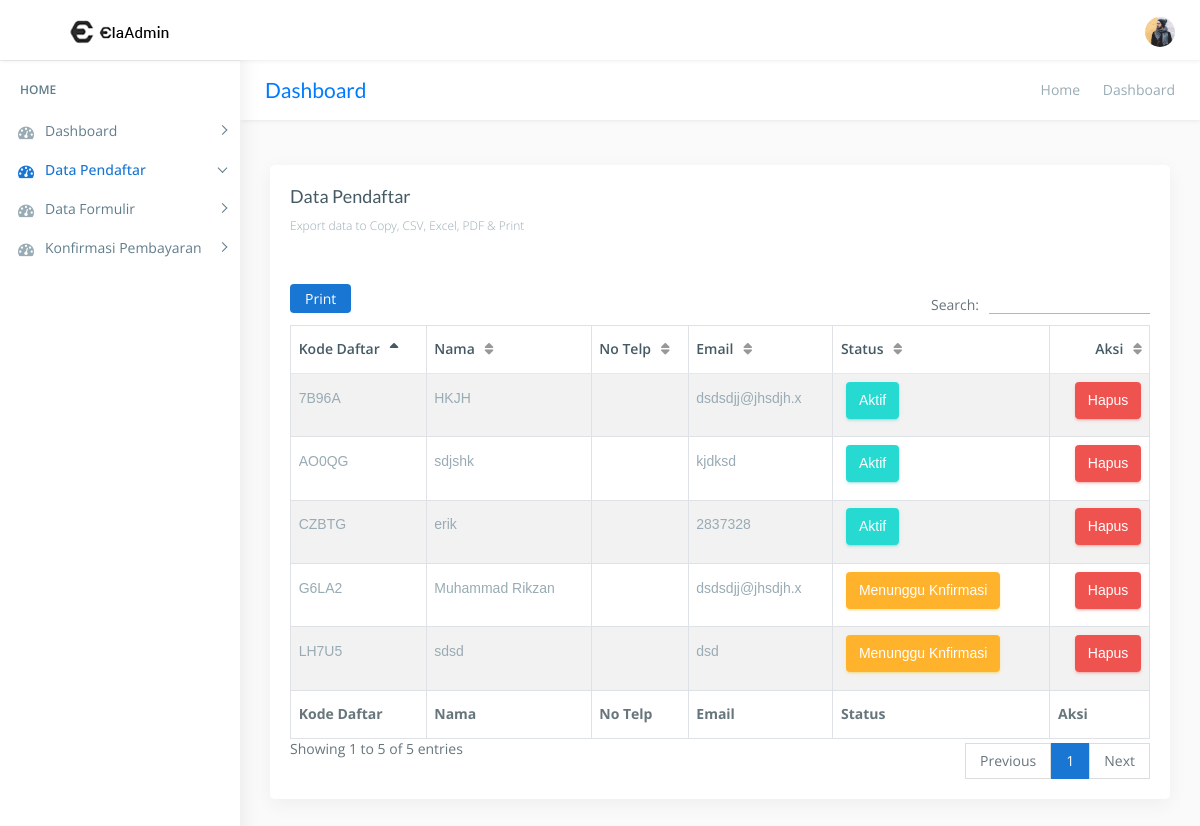
Page /admin/data-pendaftar.php (signed in) on the committed database.
### tables this page shows
CREATE TABLE `tb_pendaftar` (
  `id_pendaftar` int(11) NOT NULL,
  `kode_daftar` varchar(16) NOT NULL,
  `nama` varchar(255) NOT NULL,
  `no_telp` varchar(15) NOT NULL,
  `email` varchar(255) NOT NULL,
  `tanggal_daftar` datetime NOT NULL,
  `status` int(1) NOT NULL DEFAULT '0',
  `bukti_bayar` text NOT NULL
);

### admin/data-pendaftar.php (the view, shortened to what this page needs)
<?php
include'../koneksi.php';
?>
<!DOCTYPE html>
<html lang="en">
<head>
    <link href="css/lib/bootstrap/bootstrap.min.css" rel="stylesheet">
    <link href="css/lib/calendar2/semantic.ui.min.css" rel="stylesheet">
    <link href="css/lib/calendar2/pignose.calendar.min.css" rel="stylesheet">
    <link href="css/lib/owl.carousel.min.css" rel="stylesheet" />
    <link href="css/lib/owl.theme.default.min.css" rel="stylesheet" />
    <link href="css/helper.css" rel="stylesheet">
    <link href="css/style.css" rel="stylesheet">
</head>
<body class="fix-header fix-sidebar">
    <div id="main-wrapper">
        <div class="header">
            <nav class="navbar top-navbar navbar-expand-md navbar-light">
                <div class="navbar-header">
                    <a class="navbar-brand" href="index.php">
                        <b><img src="images/logo.png" alt="homepage" class="dark-logo" /></b>
                        <span><img src="images/logo-text.png" alt="homepage" class="dark-logo" /></span>
                    </a>
                </div>
                <div class="navbar-collapse">
                    <ul class="navbar-nav mr-auto mt-md-0">
                        <li class="nav-item m-l-10"> <a class="nav-link sidebartoggler hidden-sm-down text-muted  " href="javascript:void(0)"><i class="ti-menu"></i></a> </li>
                    </ul>
                    <ul class="navbar-nav my-lg-0">
                        <li class="nav-item hidden-sm-down search-box"> <a class="nav-link hidden-sm-down text-muted  " href="javascript:void(0)"><i class="ti-search"></i></a>
                        </li>
                        <li class="nav-item dropdown">
                            <a class="nav-link dropdown-toggle text-muted  " href="#" data-toggle="dropdown" aria-haspopup="true" aria-expanded="false"><img src="images/users/5.jpg" alt="user" class="profile-pic" /></a>
                        </li>
                    </ul>
                </div>
            </nav>
        </div>
        <div class="left-sidebar">
            <div class="scroll-sidebar">
                <nav class="sidebar-nav">
                    <ul id="sidebarnav">
                        <li class="nav-devider"></li>
                        <li class="nav-label">Home</li>
                        <li> <a class="has-arrow  " href="index.php" aria-expanded="false"><i class="fa fa-tachometer"></i><span class="hide-menu">Dashboard </span></a>
                        </li>
                        <li> <a class="has-arrow  " href="data-pendaftar.php" aria-expanded="false"><i class="fa fa-tachometer"></i><span class="hide-menu">Data Pendaftar </span></a>
                        </li>
                        <li> <a class="has-arrow  " href="data-formulir.php" aria-expanded="false"><i class="fa fa-tachometer"></i><span class="hide-menu">Data Formulir </span></a>
                        </li>
                        <li> <a class="has-arrow  " href="konfirmasi-pembayaran.php" aria-expanded="false"><i class="fa fa-tachometer"></i><span class="hide-menu">Konfirmasi Pembayaran </span></a>
                        </li>
                    </ul>
                </nav>
            </div>
        </div>
        <div class="page-wrapper">
            <div class="row page-titles">
                <div class="col-md-5 align-self-center">
                    <h3 class="text-primary">Dashboard</h3> </div>
                <div class="col-md-7 align-self-center">
                    <ol class="breadcrumb">
                        <li class="breadcrumb-item"><a href="javascript:void(0)">Home</a></li>
                        <li class="breadcrumb-item active">Dashboard</li>
                    </ol>
                </div>
            </div>
            <div class="container-fluid">
                <div class="row">
                    <div class="col-12">
                        <div class="card">
                            <div class="card-body">
                                <?php
                                    $select= mysqli_query($koneksi,"SELECT * FROM tb_pendaftar");
                                ?>
                                <h4 class="card-title">Data Pendaftar</h4>
                                <h6 class="card-subtitle">Export data to Copy, CSV, Excel, PDF & Print</h6>
                                <div class="table-responsive m-t-40">
                                    <table id="example23" class="display nowrap table table-hover table-striped table-bordered" cellspacing="0" width="100%">
                                        <thead>
                                            <tr>
                                                <th>Kode Daftar</th>
                                                <th>Nama</th>
                                                <th>No Telp</th>
                                                <th>Email</th>
                                                <th>Status</th>
                                                <th>Aksi</th>
                                            </tr>
                                        </thead>
                                        <tfoot>
                                            <tr>
                                                <th>Kode Daftar</th>
                                                <th>Nama</th>
                                                <th>No Telp</th>
                                                <th>Email</th>
                                                <th>Status</th>
                                                <th>Aksi</th>
                                            </tr>
                                        </tfoot>
                                        <tbody>
                                            <?php
                                            if(mysqli_num_rows($select)>0)
                                            {
                                                while ($data= mysqli_fetch_array($select) )
                                                {
                                                ?>
                                                    <tr>
                                                        <td><?php echo $data['kode_daftar']; ?></td>
                                                        <td><?php echo $data['nama']; ?></td>
                                                        <td><?php echo $data['no_telp']; ?></td>
                                                        <td><?php echo $data['email']; ?></td>
                                                        <td><?php
                                                            if($data['status']==0)
                                                            {
                                                                ?><button type="button" id="<?php echo $data['kode_daftar']; ?>" class="btn btn-default m-b-10 m-l-5">Belum Aktif</button><?php
                                                            }else if($data['status']==1)
                                                            {
                                                                ?><button type="button" id="<?php echo $data['kode_daftar']; ?>" class="btn btn-warning m-b-10 m-l-5">Menunggu Knfirmasi</button><?php
                                                            }else{
                                                                ?><button type="button" id="<?php echo $data['kode_daftar']; ?>" class="btn btn-success m-b-10 m-l-5">Aktif</button><?php
                                                            }
                                                        ?></td>
                                                        <td><button  onclick="hapus('<?php echo $data['kode_daftar']; ?>')" class="btn btn-danger m-b-10 m-l-5 hapus">Hapus</button></td>
                                                    </tr>
                                                <?php
                                                }
                                            }else{
                                            ?>
                                                <td colspan="5">Data tidak ada</td>
                                            <?php
                                            }
                                            ?>
                                        </tbody>
                                    </table>
                                </div>
                            </div>
                        </div>
                    </div>
                </div>
            </div>
        </div>
    </div>
</body>
</html>

### admin/css/helper.css (style rules this page uses)
.m-t-40 { margin-top: 40px!important; }
.m-b-10 { margin-bottom: 10px!important; }
.m-l-5 { margin-left: 5px!important; }
.m-l-10 { margin-left: 10px!important; }

### rows in the picture
tb_pendaftar: kode_daftar "AO0QG", nama "sdjshk", email "kjdksd"
tb_pendaftar: kode_daftar "CZBTG", nama "erik", email "2837328"
tb_pendaftar: kode_daftar "G6LA2", nama "Muhammad Rikzan", email "dsdsdjj@jhsdjh.x"
tb_pendaftar: kode_daftar "LH7U5", nama "sdsd", email "dsd"
tb_pendaftar: kode_daftar "7B96A", nama "HKJH", email "dsdsdjj@jhsdjh.x"
